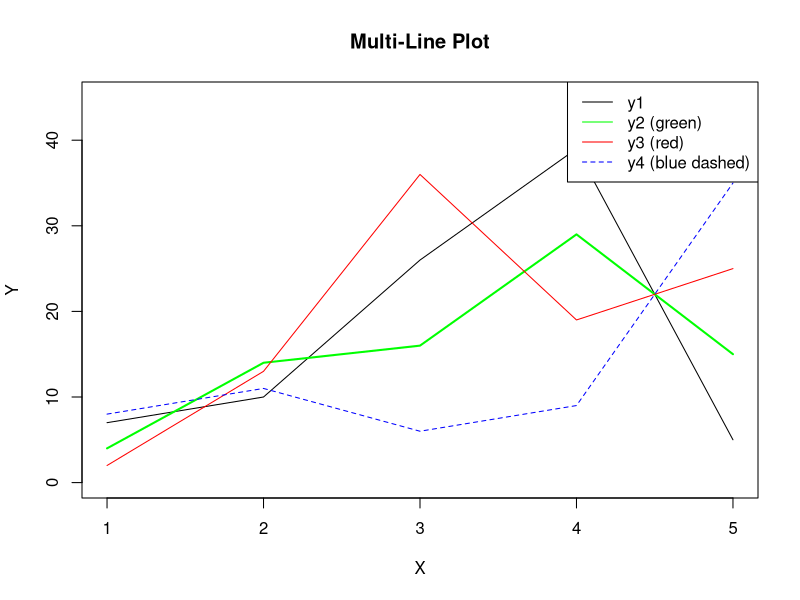

Generate this figure with R:
# ============================================================
# Program 12: Multi-Line Plot using lines()
# ============================================================
# Description: Plots multiple lines on the same graph using
#              plot() for the first series and lines() for
#              subsequent series with different colors and styles.
# Output: multi_line.png
# ============================================================

sample_data <- data.frame(
  x  = c(1, 2, 3, 4, 5),
  y1 = c(7, 10, 26, 39, 5),
  y2 = c(4, 14, 16, 29, 15),
  y3 = c(2, 13, 36, 19, 25),
  y4 = c(8, 11,  6,  9, 35)
)

png(file = "outputs/multi_line.png")
plot(sample_data$x, sample_data$y1,
     type = "l",
     ylim = c(0, 45),
     main = "Multi-Line Plot",
     xlab = "X",
     ylab = "Y")
lines(sample_data$x, sample_data$y2, col = "green", lwd = 2)
lines(sample_data$x, sample_data$y3, col = "red",   lwd = 1)
lines(sample_data$x, sample_data$y4, col = "blue",  lty = "dashed")
legend("topright",
       legend = c("y1", "y2 (green)", "y3 (red)", "y4 (blue dashed)"),
       col = c("black", "green", "red", "blue"),
       lty = c(1, 1, 1, 2))
dev.off()

cat("Multi-line plot saved to outputs/multi_line.png\n")
